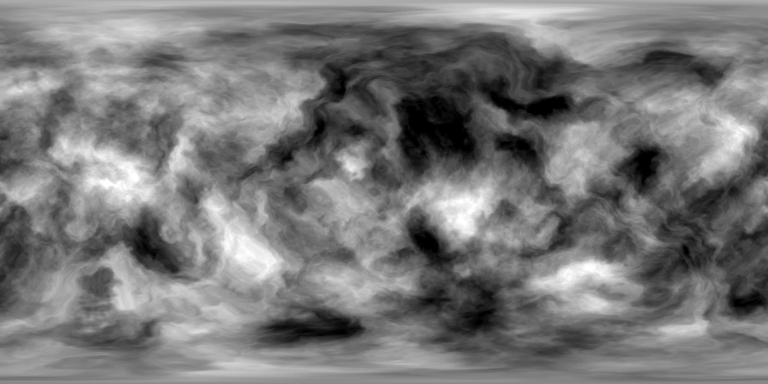
#> input picture dist/art/relief-0.webp, 1536 x 768 px (shown at 1/2 size); its folder holds only this picture in this run
$ python build-survey-atlas.py
#> lines starting #> are read from the running program, lines starting #| are printed output that depends on the picture
"""Extract survey sites and elevation samples from the same textures used on the globe."""
from pathlib import Path
import base64
import json
import numpy as np
from PIL import Image

root=Path(__file__).resolve().parents[1]/'dist'
maps,sites=[],[]
for family in range(4):
    relief=Image.open(root/'art'/f'relief-{family}.webp').convert('L')
    low=relief.resize((160,80),Image.Resampling.BOX)
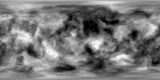
#> low: PIL image 160x80 L; min 0, max 253, mean 119.9
    maps.append(base64.b64encode(low.tobytes()).decode())
    elevation=np.asarray(relief)
#> (the run stopped early here; a loop or call above may not have finished)
